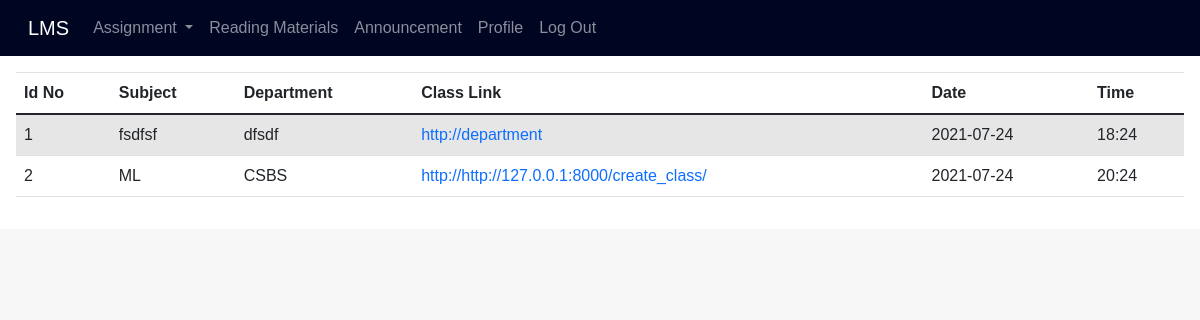
Page /online_class on the committed database.
### lms_app/models.py (models this page shows)
class Classes(models.Model):
    class_id = models.AutoField(primary_key=True)
    admin_id = models.IntegerField(unique=False)
    class_link = models.URLField(max_length=600, unique=False)
    department = models.CharField(max_length=100,unique=False)
    subject = models.CharField(max_length=100,unique=False)
    date=models.CharField(max_length=50,unique=False)
    time = models.CharField(max_length=50,unique=False)

### lms_app/views.py (the view)
# urls.py: path("online_class",views.online,name='online_class'),
def online(requests):
    data = Classes.objects.all().filter(admin_id=1)
    my_dic = {'records': data}
    return render(requests, 'online_class.html', context=my_dic)

### templates/online_class.html (shortened to what this page needs)
{% extends 'header.html' %}
{% block body_block %}
<div class="from_table">
    <table class="table table-striped ">
  <thead>
    <tr>
      <th scope="col">Id No</th>
      <th scope="col">Subject</th>
      <th scope="col">Department</th>
      <th scope="col">Class Link</th>
      <th scope="col">Date</th>
      <th scope="col">Time</th>
    </tr>
  </thead>
  <tbody>
{% if records %}
{%  for stat in records %}
    <tr>
      <td>{{stat.class_id}}</td>
      <td>{{stat.subject}}</td>
      <td>{{stat.department}}</td>
        <td><a href="{{stat.class_link}}" style="text-decoration: none;">{{stat.class_link}}</a></td>
      <td>{{stat.date}}</td>
      <td>{{stat.time}}</td>
    </tr>
{% endfor %}
{%endif %}
  </tbody>
</table>
</div>
</body>
</html>
{% endblock %}

### static/css/style.css (style rules this page uses)
body { margin: 0; padding: 0; box-sizing: border-box; background: rgb(247, 247, 247); font-family: 'Noto Sans JP', sans-serif; }
.new_feeds,th { padding: 20px; }
.from_table { padding: 1rem; overflow: auto; flex: 1 1 30rem; background-color: white; margin: auto; margin-top: 0px; }

### rows in the picture
Classes: class_id "1", subject "fsdfsf", department "dfsdf", class_link "http://department", date "2021-07-24", time "18:24"
Classes: class_id "2", subject "ML", department "CSBS", class_link "http://http://127.0.0.1:8000/create_class/", date "2021-07-24", time "20:24"
